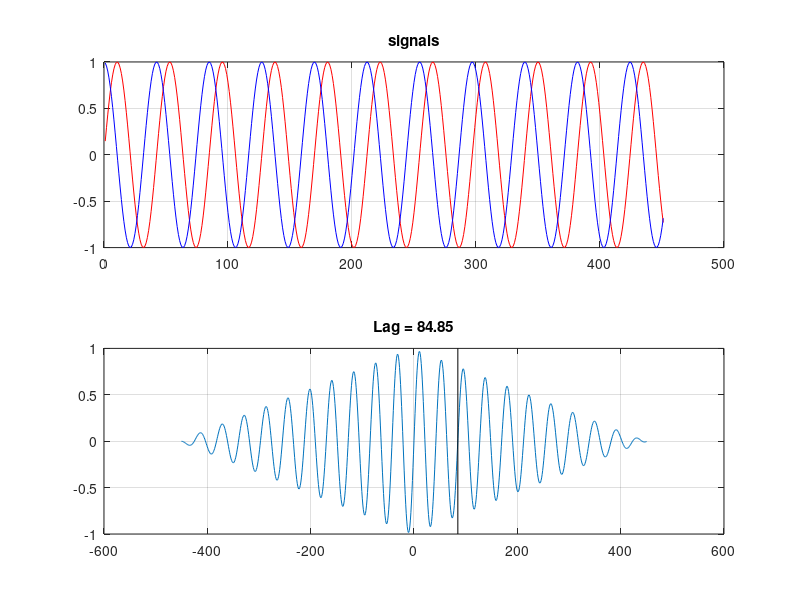

Recreate this plot in MATLAB.
% xcorr demo
%
% The signals
t = [1:451];
P = 30*sqrt(2);
s1 = sin(2*pi*t/P);
s2 = sin(2*pi*t/P+90*pi/180); % s1 lags s2 by 0.35s
figure
subplot(2,1,1);
plot(t,s1,'r',t,s2,'b');
grid
title('signals')
%
% Now cross-correlate the two signals
%
x = xcorr(s1,s2,'coeff');
tx = [-450:450];
subplot(2,1,2)
plot(tx,x)
grid
%
% Determine the lag
%
[mx,ix] = max(x);
lag = tx(ix)*360/P;
hold on
tm = [lag,lag];
mm = [-1,1];
plot(tm,mm,'k')
hold off
% Note that the lag is only as close as the time resolution.
% i.e. actual = -0.35, calculated = -0.34
S = sprintf('Lag = %5.2f',lag);
title(S)